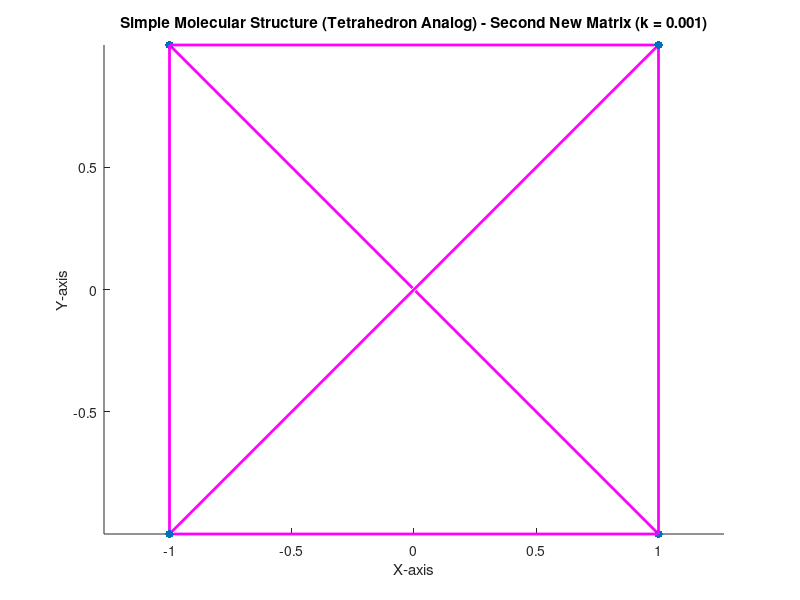

Reproduce this figure in MATLAB.
% Adjust k to 0.001 for the second new matrix
k_new2 = 0.001;
A_new2 = [0, 1+k_new2, 1, 1;
          1+k_new2, 0, 1, 1;
          1, 1, 0, 1-k_new2;
          1, 1, 1-k_new2, 0];

% Calculate eigenvalues and eigenvectors for the second new matrix
[eigVecs2, eigVals2] = eig(A_new2);
eigVals2 = diag(eigVals2);

% Display results
disp('Eigenvalues for the second new matrix (k = 0.001):');
disp(eigVals2);

disp('Eigenvectors for the second new matrix (k = 0.001):');
disp(eigVecs2);

% Plot a simple molecular structure (tetrahedron-like) for the second matrix
figure;
hold on;

% Coordinates for vertices of a tetrahedron (CH4 analogy for the second structure)
vertices = [1, 1, 1;
           -1, -1, 1;
           -1, 1, -1;
            1, -1, -1];

% Plot the vertices as points
scatter3(vertices(:,1), vertices(:,2), vertices(:,3), 'filled', 'g');

% Define the bonds (edges connecting the vertices) for the second structure
bonds = [1, 2;
         1, 3;
         1, 4;
         2, 3;
         2, 4;
         3, 4];

% Plot the bonds as lines
for i = 1:size(bonds, 1)
    plot3(vertices(bonds(i,:),1), vertices(bonds(i,:),2), vertices(bonds(i,:),3), 'm', 'LineWidth', 2);
end

% Formatting the plot
axis equal;
xlabel('X-axis');
ylabel('Y-axis');
zlabel('Z-axis');
title('Simple Molecular Structure (Tetrahedron Analog) - Second New Matrix (k = 0.001)');

hold off;
